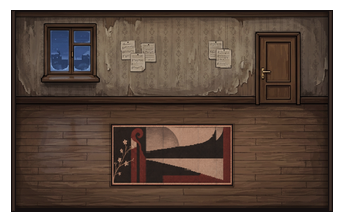
#> input picture assets/tilesets/boy_room_canvas.png, 344 x 220 px
$ python build_house_tileset.py
#> lines starting #> are read from the running program, lines starting #| are printed output that depends on the picture; after the words box and inside, x2 and y2 are one past the last pixel; in counts of white or black regions, pixels touching at a corner belong together
#!/usr/bin/env python3
"""Modular winter village-house tileset (Variant 2: dusty sage diamond + walnut wainscot).

Builds:
  - assets/tilesets/house_atlas.png (32x32 grid, 8x10 tiles)
  - assets/tilesets/house_tiles.json (tile name -> atlas coords/size)
  - assets/tilesets/house_test_layout.json (demo composer room + winter house hallway)
  - assets/tilesets/hallway_runner_rug.png (woven village runner rug for the hallway)
"""
import json
from pathlib import Path

import numpy as np
from PIL import Image

ROOT = Path(__file__).resolve().parent.parent
TS = ROOT / "assets" / "tilesets"
T = 32
OUTLINE = np.array([20, 15, 15], float)

src = np.array(Image.open(TS / "boy_room_canvas.png").convert("RGB")).astype(float)
rng = np.random.default_rng(2026)


def periodic_noise(h, w, seed, fmax=5, aniso=1.0):
    r = np.random.default_rng(seed)
    yy, xx = np.mgrid[0:h, 0:w]
    acc = np.zeros((h, w))
    for fy in range(1, fmax + 1):
        for fx in range(1, fmax + 1):
            amp = 1.0 / ((fy * aniso) ** 2 + fx ** 2) ** 0.8
            acc += amp * np.sin(2 * np.pi * fy * yy / h + r.uniform(0, 6.28)) * \
                np.cos(2 * np.pi * fx * xx / w + r.uniform(0, 6.28))
    return (acc - acc.min()) / (acc.max() - acc.min())


def seamless_x(strip, w=T, overlap=12):
    out = strip[:, :w].copy()
    for x in range(overlap):
        t = 0.5 - 0.5 * np.cos(np.pi * (x + 1) / (overlap + 1))
        out[:, x] = (1 - t) * strip[:, w + x] + t * strip[:, x]
    return out


def match_mean(arr, target):
    return arr - arr.reshape(-1, 3).mean(0) + np.asarray(target, float)


def clamp(a):
    return np.clip(a, 0, 255)


# Extract clean cornice, window & door geometry from original canvas
rows = list(range(12, 104))
for dup in (75, 60, 45, 30):
    rows.insert(rows.index(dup), dup)
band = src[rows]  # (96, 344, 3)
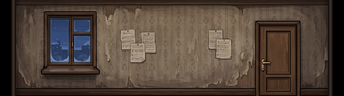
#> band: shape (96, 344, 3) float64; mean R, G, B 80.7, 67, 57
row_ref = np.median(band[:, 150:200], axis=1)
#> row_ref = 96 rows, first 8: [46, 32, 25], [50, 34, 24.5], [61, 42, 31], [72, 53, 40], [41, 30, 22], [57.5, 46.5, 38], [86, 69, 56], [89.5, 73, 60]


def object_bbox(x0, x1, y0=6, y1=96, thr=30, frac=0.75):
    diff = np.abs(band[y0:y1, x0:x1] - row_ref[y0:y1, None]).mean(2)
    m = diff > thr
    cols = np.where(m.mean(0) >= frac)[0]
    cx0, cx1 = cols.min(), cols.max() + 1
    rws = np.where(m[:, cx0:cx1].mean(1) >= frac)[0]
    return y0 + rws.min(), y0 + rws.max() + 1, x0 + cx0, x0 + cx1


# ------------------------------------------------- 1. Room wall (64 px tall = 2 tiles)
# Painterly dusty sage-slate wallpaper with subtle aged plaster mottling, faint seams & walnut trim
def build_sage_room_wall():
    out = np.zeros((64, T, 3), float)
    paper_nz = periodic_noise(64, T, 101, 4, 0.7) - 0.5
    mottle_nz = periodic_noise(64, T, 139, 3, 1.2) - 0.5
    fine_nz = periodic_noise(64, T, 107, 6) - 0.5
    base_sage = np.array([88.0, 98.0, 99.0])

    for y in range(64):
        if y == 0:
            out[y] = OUTLINE
        elif y < 5:
            shade = [78, 56, 42] if y == 1 else ([62, 44, 34] if y < 4 else [40, 29, 23])
            out[y] = np.array(shade) + fine_nz[y, :, None] * 2.5
        elif y == 5:
            out[y] = OUTLINE + 4
        elif y < 57:
            t = (y - 6) / 50.0
            vshade = 7.0 * (1.0 - t) - 7.5 * (t ** 1.35)
            under_cornice = -12.0 * max(0.0, 1.0 - (y - 6) / 5.0)
            above_base = -8.5 * max(0.0, 1.0 - (56 - y) / 4.0)
            for x in range(T):
                # Very delicate vintage wallpaper vertical stripe & faint 16px seam patina
                stripe = 1.6 if (x % 8 in (2, 3)) else (-1.2 if (x % 8 == 0) else 0.0)
                seam = -3.2 if (x == 16) else (1.2 if x == 17 else 0.0)
                warm_shift = np.array([mottle_nz[y, x] * 6.0, mottle_nz[y, x] * 4.5, mottle_nz[y, x] * 2.0])
                out[y, x] = (
                    base_sage
                    + vshade
                    + under_cornice
                    + above_base
                    + stripe
                    + seam
                    + warm_shift
                    + paper_nz[y, x] * 5.2
                    + fine_nz[y, x] * 2.4
                )
        elif y == 57:
            out[y] = OUTLINE + 5
        elif y == 58:
            out[y] = np.array([88, 63, 46]) + fine_nz[y, :, None] * 2.0
        elif y < 63:
            out[y] = np.array([58, 42, 32]) + fine_nz[y, :, None] * 2.5
        else:
            out[y] = OUTLINE

    return clamp(out)


# ------------------------------------------------- 2. Hallway wall (64 px tall = 2 tiles)
# Warm linen plaster top + walnut chair rail + waist-height walnut vertical wainscot
def build_house_hall_wall():
    out = np.zeros((64, T, 3), float)
    plaster_nz = periodic_noise(64, T, 203, 5, 0.8) - 0.5
    wood_nz = periodic_noise(64, T, 211, 6, 4.0) - 0.5
    fine_nz = periodic_noise(64, T, 223, 6) - 0.5

    for y in range(64):
        if y == 0:
            out[y] = OUTLINE
        elif y < 5:
            shade = [76, 54, 40] if y == 1 else ([62, 43, 32] if y < 4 else [42, 30, 23])
            out[y] = np.array(shade) + fine_nz[y, :, None] * 3
        elif y == 5:
            out[y] = OUTLINE + 4
        elif y < 33:
            t = (y - 6) / 26.0
            vshade = 6.0 * (1.0 - t) - 5.0 * (t ** 1.5)
            under = -10.0 * max(0.0, 1.0 - (y - 6) / 4.0)
            out[y] = np.array([144.0, 136.0, 120.0]) + vshade + under + plaster_nz[y, :, None] * 7.0 + fine_nz[y, :, None] * 3.0
        elif y == 33:
            out[y] = OUTLINE + 6
        elif y == 34:
            out[y] = [104, 76, 54]   # Chair rail highlight
        elif y == 35:
            out[y] = [74, 52, 38]
        elif y == 36:
            out[y] = [40, 28, 21]    # Under-rail shadow
        elif y < 57:
            # Walnut vertical clapboard/wainscot (4 planks per 32px tile -> 8px each, waist-high 28px from floor)
            base_w = np.array([76.0, 54.0, 39.0])
            top_sh = -8.0 * max(0.0, 1.0 - (y - 37) / 4.0)
            for x in range(T):
                px = x % 8
                plank_tone = ((x // 8) % 2) * 3.0 - 1.5
                if px == 0:
                    c = np.array([38.0, 27.0, 21.0])
                elif px == 1:
                    c = base_w + np.array([9.0, 7.0, 5.0]) + plank_tone
                elif px == 7:
                    c = base_w - np.array([7.0, 5.0, 4.0]) + plank_tone
                else:
                    c = base_w + plank_tone
                out[y, x] = c + top_sh + wood_nz[y, x] * 8.0 + fine_nz[y, x] * 3.0
        elif y == 57:
            out[y] = OUTLINE + 4
        elif y == 58:
            out[y] = np.array([86, 61, 44])
        elif y < 63:
            out[y] = np.array([58, 41, 30]) + fine_nz[y, :, None] * 3
        else:
            out[y] = OUTLINE
    return clamp(out)


room_wall_base = build_sage_room_wall()
hall_wall_base = build_house_hall_wall()


# ------------------------------------------------- 3. Clean residential decals
# [12 lines left out: function score_sheet, not called in this run]


def light_switch(img, y0, x0):
    img[y0 + 1:y0 + 8, x0 + 1:x0 + 7] *= 0.78
    img[y0:y0 + 7, x0:x0 + 6] = [176, 166, 146]
    img[y0 + 6, x0:x0 + 6] = [110, 102, 88]
    img[y0:y0 + 7, x0 + 5] = [122, 114, 98]
    img[y0 + 2:y0 + 5, x0 + 2:x0 + 4] = [148, 138, 120]
    img[y0 + 3, x0 + 2:x0 + 4] = [196, 186, 166]
    return img


def socket(img, y0, x0):
    img[y0:y0 + 7, x0:x0 + 7] = [170, 162, 144]
    img[y0 + 6, x0:x0 + 7] = [102, 95, 84]
    img[y0:y0 + 7, x0 + 6] = [116, 108, 96]
    img[y0 + 3, x0 + 2] = img[y0 + 3, x0 + 4] = [42, 36, 32]
    return img


def radiator(img, y0, x0, w=26, h=18):
#> called with y0 = 41, x0 = 3, w = 26, h = 14
    iron = np.array([124, 120, 108])
    img[y0 + h, x0 + 1:x0 + w + 1] *= 0.62
    for i in range(0, w, 3):
        if x0 + i + 2 < x0 + w:
            img[y0:y0 + h, x0 + i] = iron * 1.12
            img[y0:y0 + h, x0 + i + 1] = iron
            img[y0:y0 + h, x0 + i + 2] = iron * 0.62
        else:
            img[y0:y0 + h, x0 + i:x0 + w] = iron * 0.9
    img[y0, x0:x0 + w] = iron * 1.24
    img[y0 + 2, x0:x0 + w] = iron * 0.82
    img[y0 + h - 3, x0:x0 + w] = iron * 0.82
    img[y0 - 1, x0:x0 + w] = OUTLINE + 10
    img[y0 + 4:y0 + 7, max(0, x0 - 3):x0] = [92, 88, 80]
    return img


def winter_painting(img, y0=12, x0=5, w=22, h=20):
    """Walnut-framed small winter village painting on the hallway plaster."""
#> called with y0 = 9, x0 = 6, w = 20, h = 18
    # Drop shadow
    img[y0 + 2:y0 + h + 2, x0 + 2:x0 + w + 2] *= 0.72
    # Outer walnut frame
    img[y0:y0 + h, x0:x0 + w] = OUTLINE + 6
    img[y0 + 1:y0 + h - 1, x0 + 1:x0 + w - 1] = [84, 58, 40]
    img[y0 + 2:y0 + h - 2, x0 + 2:x0 + w - 2] = [148, 128, 96]  # inner passe-partout
    # Canvas (16x14)
    cy0, cx0, cw, ch = y0 + 3, x0 + 3, w - 6, h - 6
    for yy in range(ch):
        t = yy / max(1, ch - 1)
        sky = np.array([34, 48, 76]) * (1 - t) + np.array([62, 82, 112]) * t
        img[cy0 + yy, cx0:cx0 + cw] = sky
    # Moon
    img[cy0 + 2:cy0 + 4, cx0 + 2:cx0 + 4] = [212, 220, 232]
    # Snowy horizon
    img[cy0 + ch - 4:cy0 + ch, cx0:cx0 + cw] = [176, 186, 200]
    img[cy0 + ch - 3:cy0 + ch, cx0:cx0 + cw] = [152, 164, 182]
    # Pine tree silhouettes with snow dots
    for px, ph in ((cx0 + 4, 7), (cx0 + 12, 6)):
        for row in range(ph):
            span = row // 2
            img[cy0 + ch - 4 - ph + row, px - span:px + span + 1] = [26, 38, 36]
            if row % 2 == 1 and span > 0:
                img[cy0 + ch - 4 - ph + row, px - span + 1] = [190, 204, 218]
    # Tiny warm lit cottage window
    img[cy0 + ch - 7:cy0 + ch - 4, cx0 + 7:cx0 + 11] = [44, 34, 28]
    img[cy0 + ch - 6, cx0 + 8] = [232, 178, 86]
    return img


def wall_variants(base, kind):
    v = [base.copy() for _ in range(4)]
    if kind == "room":
        v[1][6:57] = clamp(v[1][6:57] * np.array([0.985, 0.99, 0.99]))
        socket(v[2], 46, 13)
        light_switch(v[3], 32, 13)
    else:
        # Hallway:
        # v[1]: light switch above walnut wainscot
        light_switch(v[1], 22, 13)
        # v[2]: cast-iron radiator on walnut wainscot
        radiator(v[2], 41, 3, 26, 14)
        # v[3]: winter cottage painting on plaster + radiator below
        winter_painting(v[3], 9, 6, 20, 18)
        radiator(v[3], 41, 3, 26, 14)
    return [clamp(x) for x in v]


room_walls = wall_variants(room_wall_base, "room")
hall_walls = wall_variants(hall_wall_base, "corr")

# ----------------------------------------------------------------- 4. Floors
# Room floor: warm dark walnut planks (no circular spots)
plank_rows = []
for s in (124, 131, 138, 145):
    r = list(range(s, s + 7))
    r.insert(4, s + 3)
    plank_rows += r
floor_strip = src[plank_rows, 240:292]
room_floor_base = seamless_x(floor_strip)
room_floor_base = match_mean(room_floor_base, [78, 55, 42])
fine = periodic_noise(T, T, 71, 6, 3.0) - 0.5
room_floor_base += fine[..., None] * 6
for p in range(4):
    y = p * 8
    room_floor_base[y] = room_floor_base[y] * 0.58
    room_floor_base[y + 1] = room_floor_base[y + 1] * 1.05
room_floor_base = clamp(room_floor_base)
JOINTS = ((3, 21, 12, 28), (10, 26, 5, 19), (17, 2, 24, 9), (25, 13, 29, 6))


def add_joints(tile, xs):
#> called with xs = (3, 21, 12, 28)
    for p, jx in enumerate(xs):
        y = p * 8
        tile[y + 1:y + 8, jx] *= 0.68
        tile[y + 1:y + 8, jx + 1] *= 1.04
    return tile


def floor_room_variants(base):
    v = [add_joints(base.copy(), JOINTS[i]) for i in range(4)]
#> v = 4 items
    v[1][9:16, 22:31] = v[1][9:16, 22:31] * np.array([0.89, 0.85, 0.83])
    v[1][19, 7:9] = v[1][19, 7:9] * 0.74
    v[1][20, 8] = v[1][20, 8] * 0.82
    for i in range(10):
        v[2][20 + i // 4, 6 + i] *= 1.07
        v[2][4 + i // 5, 16 + i] *= 1.06
    v[3][17:24, 3:18] = v[3][17:24, 3:18] * np.array([0.91, 0.88, 0.86])
    v[3][12:15, 11:25] = v[3][12:15, 11:25] * np.array([0.93, 0.91, 0.89])
    return [clamp(x) for x in v]


room_floors = floor_room_variants(room_floor_base)
#> room_floors = 4 items

# Hallway floor: warm honey-aged oak village house boards (distinct from room walnut, cohesive wood)
hall_floor_base = match_mean(room_floor_base, [92, 68, 50])
hall_nz = periodic_noise(T, T, 83, 6, 3.0) - 0.5
hall_floor_base += hall_nz[..., None] * 5
for p in range(4):
    y = p * 8
    hall_floor_base[y] = hall_floor_base[y] * 0.60
    hall_floor_base[y + 1] = hall_floor_base[y + 1] * 1.06
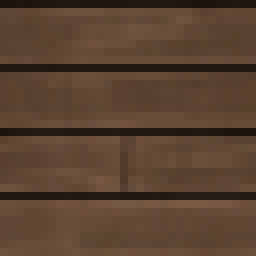
#> hall_floor_base: shape (32, 32, 3) float64 (shown 8 times larger); mean R, G, B 90.4, 66.9, 49.3
hall_floor_base = clamp(hall_floor_base)
JOINTS_H = ((7, 25, 14, 3), (15, 4, 21, 28), (22, 11, 29, 17), (1, 18, 8, 24))


def floor_hall_variants(base):
    v = [add_joints(base.copy(), JOINTS_H[i]) for i in range(4)]
#> v = 4 items
    v[1][1:8, 12:24] *= np.array([0.92, 0.90, 0.88])
    v[2][17:24, 4:14] *= np.array([1.06, 1.05, 1.04])
    v[3][25:32, 18:29] *= np.array([0.90, 0.88, 0.86])
    return [clamp(x) for x in v]


hall_floors = floor_hall_variants(hall_floor_base)
#> hall_floors = 4 items


def with_wall_shadow(tile, depth=7):
    t = tile.copy()
    for y in range(depth):
        t[y] *= 0.52 + 0.48 * (y / depth) ** 0.8
    return clamp(t)


threshold = np.concatenate([room_floors[0][:, :16], hall_floors[0][:, 16:]], axis=1)
threshold[:, 15] = clamp(threshold[:, 15] * 0.78)
#> threshold: shape (32, 32, 3) float64; mean of channels 0, 1, 2 81.7, 59.2, 44.4
threshold[:, 16] = clamp(threshold[:, 16] * 1.04)
#> threshold: shape (32, 32, 3) float64; mean of channels 0, 1, 2 81.8, 59.3, 44.4

# ---------------------------------------------------- 5. Wall-top cutaway (16 masks)
walltop_base = np.array([28, 21, 19]) + (periodic_noise(T, T, 111, 4)[..., None] - 0.5) * 7


def walltop(mask):
    t = walltop_base.copy()
    light, mid = np.array([92, 64, 46]), np.array([60, 42, 31])
    if mask & 1:
        t[:, 0] = OUTLINE; t[:, 1:3] = light; t[:, 3] = mid
    if mask & 2:
        t[:, 31] = OUTLINE; t[:, 29:31] = light; t[:, 28] = mid
    if mask & 4:
        t[0] = OUTLINE; t[1:3] = light; t[3] = mid
    if mask & 8:
        t[24] = mid * 0.9
        t[25:28] = light
        t[28:31] = np.array([70, 49, 35])
        t[31] = OUTLINE
    return clamp(t)


walltops = [walltop(m) for m in range(16)]
void = np.zeros((T, T, 3)) + np.array([14, 11, 11])

# ---------------------------------------------------- 6. 2x2 Props (doors, winter window, coat rack)
dy0, dy1, dx0, dx1 = object_bbox(244, 306)
#> in object_bbox, `m = diff > thr`:
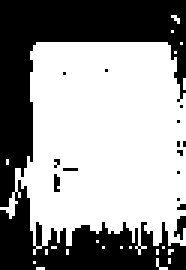
#> m: shape (90, 62) bool (shown 3 times larger); 59% white; 15 black regions (14 under 20 px), largest, box (x1, y1, x2, y2) and area: (0, 0, 62, 90) 2232
#> in object_bbox, `cols = np.where(m.mean(0) >= frac)[0]`: cols = [11, 14, 15, 22, 46, 51, 52, 53, 56]
#> in object_bbox, `cx0, cx1 = cols.min(), cols.max() + 1`: cx0 = 11; cx1 = 57
#> in object_bbox, `rws = np.where(m[:, cx0:cx1].mean(1) >= frac)[0]`: rws = 62 values from 14 to 75
#> dy0 = 20; dy1 = 82; dx0 = 255; dx1 = 301
dy1 = 96
wy0, wy1, wx0, wx1 = object_bbox(36, 108)
#> call 2 of object_bbox, with x0 = 36, x1 = 108, y0 = 6, y1 = 96, thr = 30, frac = 0.75
#> in object_bbox (call 2), `diff = np.abs(band[y0:y1, x0:x1] - row_ref[y0:y1, None]).mean(2)`:
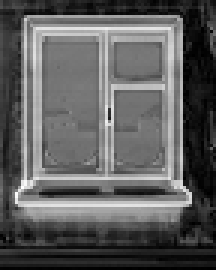
#> diff: shape (90, 72) float64 (shown 3 times larger); min 0, max 99.17, mean 36.4; drawn with min black and max white
#> in object_bbox (call 2), `m = diff > thr`:
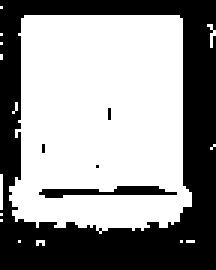
#> m: shape (90, 72) bool (shown 3 times larger); 58.4% white; 5 black regions (3 under 20 px), largest, box (x1, y1, x2, y2) and area: (0, 0, 72, 90) 2583, (13, 62, 59, 66) 102
#> in object_bbox (call 2), `cols = np.where(m.mean(0) >= frac)[0]`: cols = 39 values from 8 to 59
#> in object_bbox (call 2), `cx0, cx1 = cols.min(), cols.max() + 1`: cx0 = 8; cx1 = 60
#> in object_bbox (call 2), `rws = np.where(m[:, cx0:cx1].mean(1) >= frac)[0]`: rws = 66 values from 5 to 73
#> wy0 = 11; wy1 = 80; wx0 = 44; wx1 = 96
door_src = np.clip(band[dy0:dy1, dx0:dx1], 0, 255).astype(np.uint8)
door = np.asarray(Image.fromarray(door_src).resize((36, 54), Image.Resampling.LANCZOS), dtype=float)
dh, dw = door.shape[:2]
door[0, :] = OUTLINE
#> door: shape (54, 36, 3) float64; mean R, G, B 67, 46.1, 32.9
door[:, 0] = OUTLINE
#> door: shape (54, 36, 3) float64; mean R, G, B 66.5, 45.7, 32.7
door[:, dw - 1] = OUTLINE
#> door: shape (54, 36, 3) float64; mean R, G, B 66.2, 45.5, 32.5
# Crisp flush low sill and continuous vertical jambs down to floor
door[dh - 4, 5:dw - 5] = [26, 18, 14]
#> door: shape (54, 36, 3) float64; mean R, G, B 65.8, 45.2, 32.4
door[dh - 3, 5:dw - 5] = [60, 43, 30]
#> door: shape (54, 36, 3) float64; mean R, G, B 65.7, 45.2, 32.3
door[dh - 2, 5:dw - 5] = [44, 31, 22]
#> door: shape (54, 36, 3) float64; mean R, G, B 65.3, 44.9, 32.1
door[dh - 1, :] = OUTLINE
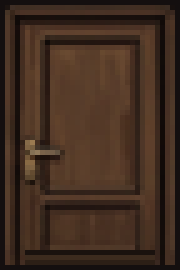
#> door: shape (54, 36, 3) float64 (shown 5 times larger); mean R, G, B 65, 44.8, 32.1

win_src = np.clip(band[wy0:wy1, wx0:wx1], 0, 255).astype(np.uint8)
window_frame = np.asarray(Image.fromarray(win_src).resize((44, 44), Image.Resampling.LANCZOS), dtype=float)
gh, gw = window_frame.shape[:2]
window_frame[0, :] = OUTLINE
#> window_frame: shape (44, 44, 3) float64; mean R, G, B 55.7, 55.2, 66.4
window_frame[gh - 1, :] = OUTLINE
#> window_frame: shape (44, 44, 3) float64; mean R, G, B 54.9, 54.5, 65.9
window_frame[:, 0] = OUTLINE
#> window_frame: shape (44, 44, 3) float64; mean R, G, B 54.3, 54.2, 65.7
window_frame[:, gw - 1] = OUTLINE
#> window_frame: shape (44, 44, 3) float64; mean R, G, B 53.2, 53.4, 65.2

# Painterly overcast winter morning sky, misty distant treeline, natural snow-laden pines & frost sheen
glass_mask = (window_frame[..., 0] < 72) & (window_frame[..., 2] > window_frame[..., 0] + 3)
#> glass_mask: shape (44, 44) bool; 37.3% white; 5 white regions (2 under 20 px), largest, box (x1, y1, x2, y2) and area: (5, 4, 21, 32) 407, (25, 15, 39, 32) 201, (25, 5, 39, 14) 111
sky_nz = periodic_noise(gh, gw, 509, 4) - 0.5
for y in range(gh):
    for x in range(gw):
        if glass_mask[y, x]:
            ty = y / max(1, gh - 1)
            # Soft wintry dusk-morning gradient (muted slate-blue zenith -> misty pale horizon)
            sky = np.array([104.0, 126.0, 156.0]) * (1 - ty) + np.array([174.0, 190.0, 210.0]) * ty
            sky += sky_nz[y, x] * 10.0
            window_frame[y, x] = sky

# Misty distant forest treeline along the horizon (adds atmospheric depth!)
for x in range(gw):
    ridge_h = int(10 + 3 * np.sin(x * 0.28) + 1.8 * np.cos(x * 0.7))
    for y in range(max(0, gh - ridge_h - 5), gh - 5):
        if glass_mask[y, x]:
            depth_t = (y - (gh - ridge_h - 5)) / max(1.0, float(ridge_h))
            mist_col = np.array([96.0, 112.0, 134.0]) * (1.0 - 0.25 * depth_t) + sky_nz[y, x] * 6.0
            window_frame[y, x] = mist_col
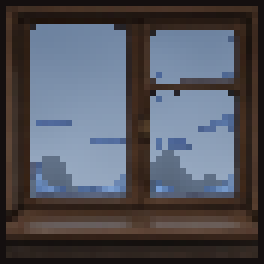
#> window_frame: shape (44, 44, 3) float64 (shown 6 times larger); mean R, G, B 81.8, 82.5, 90.2

# Painterly layered winter spruce silhouettes (irregular snow-dusted boughs, no harsh zebra stripes)
pine_rng = np.random.default_rng(42)
def draw_glass_pine(cx, base_y, h_tree, dark_col, mid_col):
#> called with cx = 11, base_y = 38, h_tree = 14, dark_col = array of shape (3,), mid_col = array of shape (3,)
    for row in range(h_tree):
        yy = base_y - h_tree + row
        t = row / max(1.0, float(h_tree - 1))
        # Natural jagged bough tiers widening downward
        tier_wave = 1.2 * np.sin(row * 1.45)
        half_w = max(0, int(0.7 + t * (h_tree * 0.36) + tier_wave * (0.4 + 0.6 * t)))
        for xx in range(cx - half_w, cx + half_w + 1):
            if 0 <= yy < gh and 0 <= xx < gw and glass_mask[yy, xx]:
                dx = xx - cx
                edge_ratio = abs(dx) / max(1.0, float(half_w))
                bough_top = ((row + (1 if dx > 0 else 0)) % 4 == 0)
                if bough_top and edge_ratio < 0.85 and (pine_rng.random() < 0.72 or abs(dx) <= 1):
                    col = np.array([188.0, 202.0, 218.0]) if dx <= 0 else np.array([162.0, 178.0, 198.0])
                else:
                    col = mid_col if dx < 0 else dark_col
                    col = col + sky_nz[yy, xx] * 10.0
                window_frame[yy, xx] = col
#> (the rest of the program and of its run is left out)
